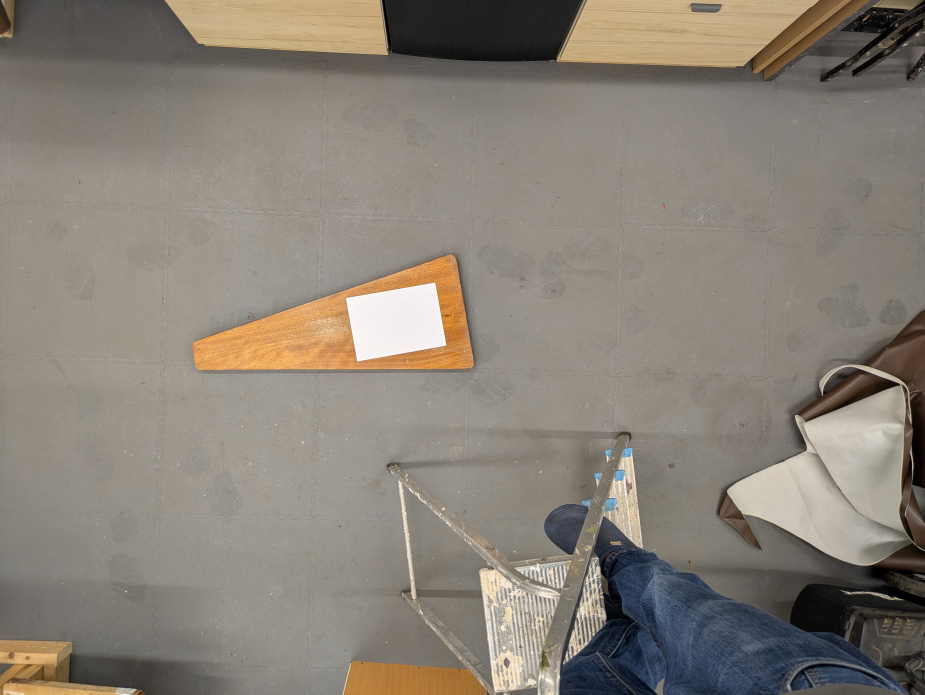
#> input picture photos/PXL_20261020_180309936.jpg, 4624 x 3472 px (shown at 1/5 size)
$ python measure_tread.py ../photos/PXL_20261020_180309936.jpg ../photos/PXL_20261020_180347632.jpg
#> lines starting #> are read from the running program, lines starting #| are printed output that depends on the picture; after the words box and inside, x2 and y2 are one past the last pixel; in counts of white or black regions, pixels touching at a corner belong together; long printed decimals are rounded
"""Measure a tread outline from a top-down photo with an A4 sheet lying on it.

Usage: python tools/measure_tread.py photo.jpg out-overlay.png
Prints the A4 sheet size in pixels, the four fitted corners in mm (in the
sheet's frame), side lengths, corner angles and rough corner radii. Used on
20 Oct 2026 to write data/blank.json (CLAUDE.md section 9). Needs
opencv-python-headless and numpy (not in requirements.txt; install on demand).
"""
import sys
import cv2
import numpy as np

path, out = sys.argv[1], sys.argv[2]
img = cv2.imread(path)
#> img is the input picture: shape (3472, 4624, 3); mean B, G, R 118.8, 129.1, 136.7
hsv = cv2.cvtColor(img, cv2.COLOR_BGR2HSV)
#> hsv: shape (3472, 4624, 3); mean H, S, V 23.2, 38.3, 138.1
h, s, v = cv2.split(hsv)
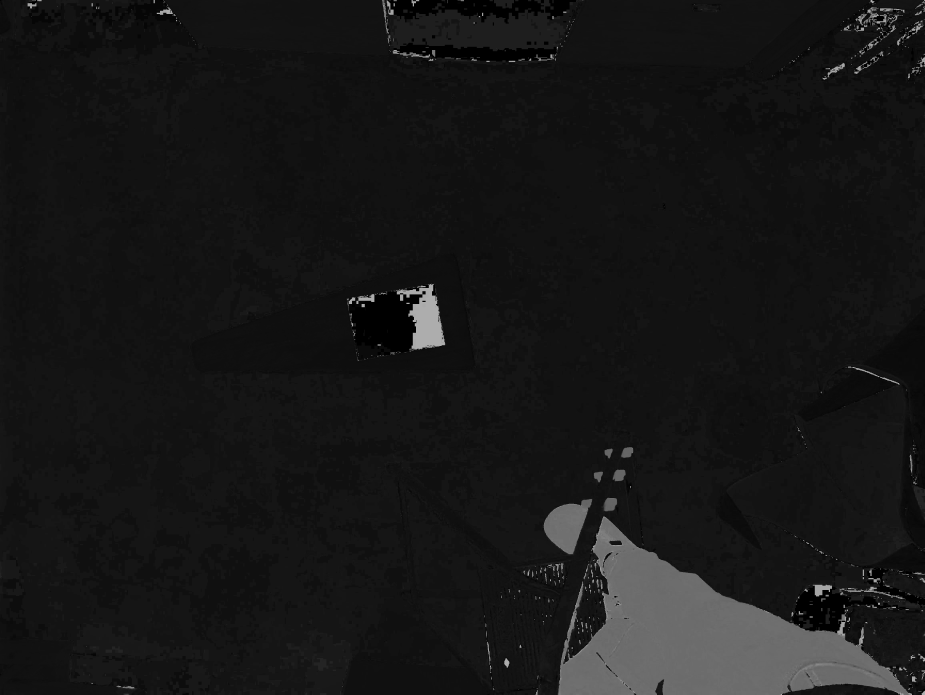
#> h: shape (3472, 4624) (shown at 1/5 size); min 0, max 179, mean 23.2
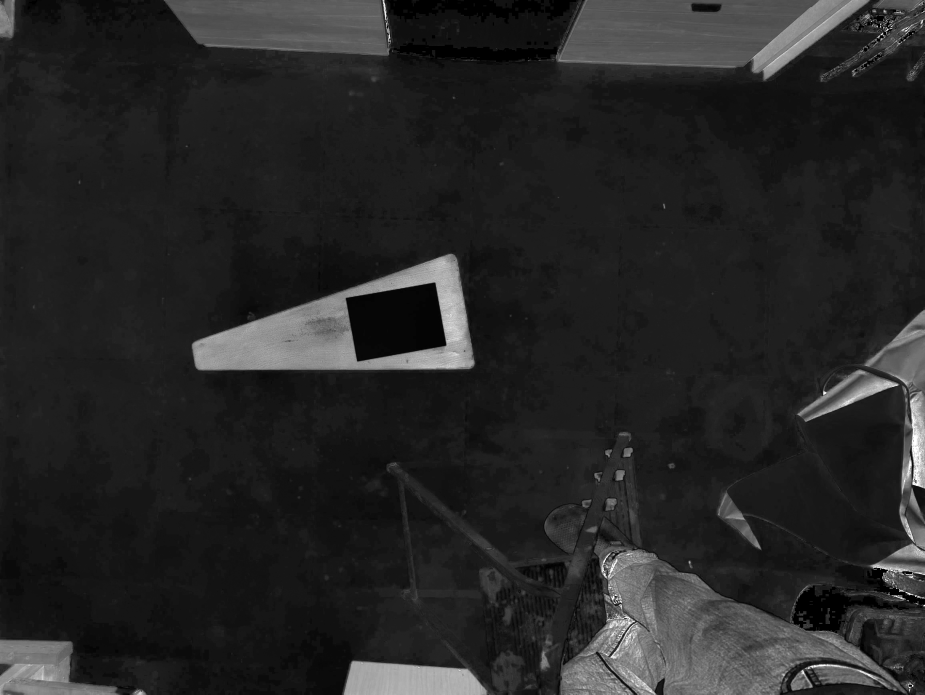
#> s: shape (3472, 4624) (shown at 1/5 size); min 0, max 255, mean 38.3
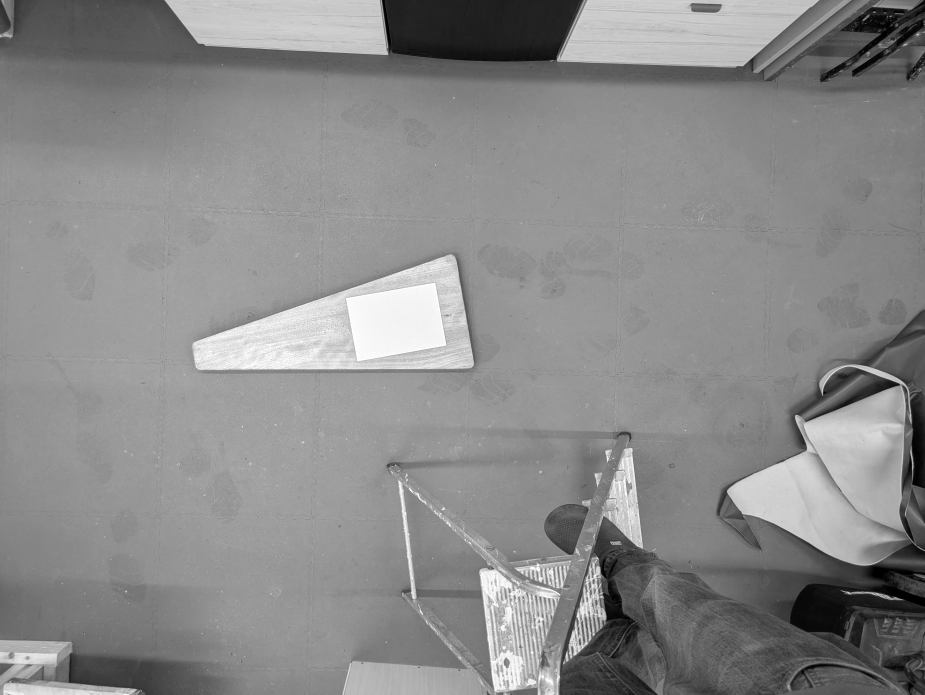
#> v: shape (3472, 4624) (shown at 1/5 size); min 0, max 255, mean 138.1

# Paper: bright, unsaturated. Wood: orange, saturated.
paper = ((v > 170) & (s < 40)).astype(np.uint8) * 255
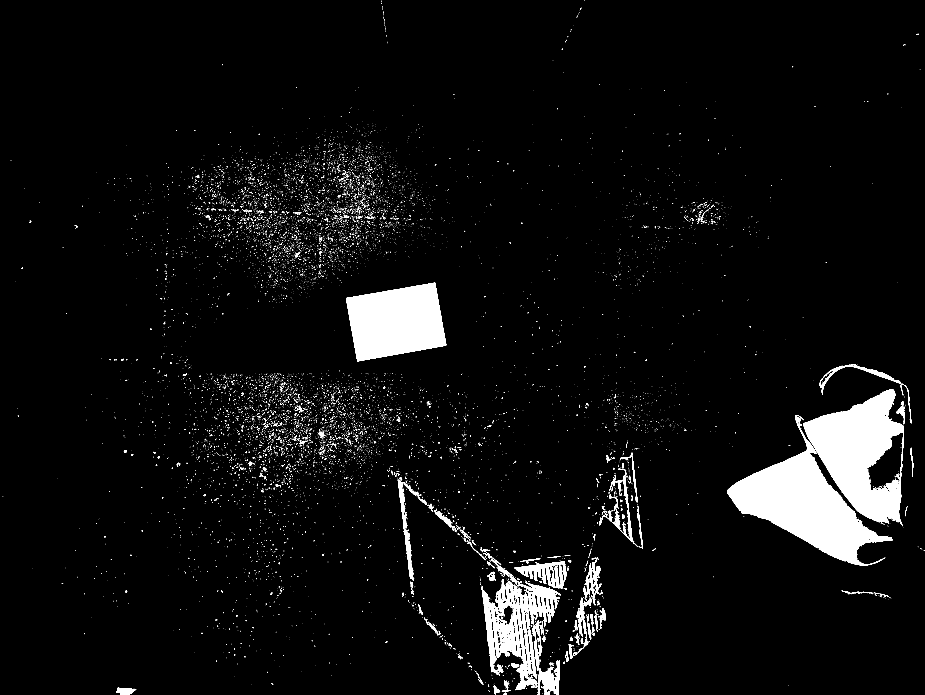
#> paper: shape (3472, 4624) (shown at 1/5 size); 4.6% white; 14209 white regions (13822 under 20 px), largest, box (x1, y1, x2, y2) and area: (3635, 2075, 4464, 2827) 203534, (4017, 1946, 4519, 2627) 175306, (1730, 1414, 2231, 1807) 144954
wood = ((h > 5) & (h < 25) & (s > 90) & (v > 70)).astype(np.uint8) * 255
#> wood: shape (3472, 4624); 5.5% white; 1527 white regions (1332 under 20 px), largest, box (x1, y1, x2, y2) and area: (960, 1270, 2373, 1852) 356464, (0, 3200, 591, 3472) 99689, (1719, 3304, 2437, 3472) 96203
k = np.ones((7, 7), np.uint8)


def largest(mask):
    mask = cv2.morphologyEx(mask, cv2.MORPH_OPEN, k)
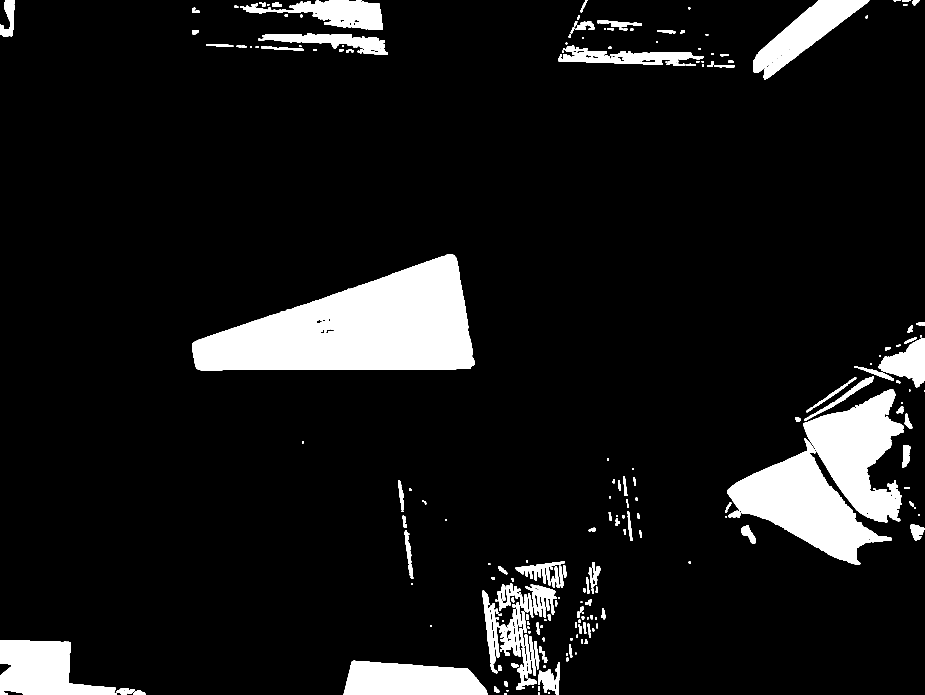
#> mask: shape (3472, 4624) (shown at 1/5 size); 9.1% white; 301 white regions, largest, box (x1, y1, x2, y2) and area: (960, 1270, 2372, 1852) 499215, (3636, 2191, 4459, 2825) 200790, (4017, 1947, 4518, 2612) 170633
    mask = cv2.morphologyEx(mask, cv2.MORPH_CLOSE, k)
#> mask: shape (3472, 4624); 9.2% white; 180 white regions
    cs, _ = cv2.findContours(mask, cv2.RETR_EXTERNAL, cv2.CHAIN_APPROX_NONE)
#> cs = 180 contours, 1 with area under 20; largest, box (x1, y1, x2, y2) and area: (960, 1270, 2372, 1852) 501295, (3628, 1947, 4518, 2825) 372447, (0, 3200, 726, 3472) 101126, (1719, 3304, 2436, 3472) 95390, (3766, 0, 4346, 397) 79480
    return max(cs, key=cv2.contourArea)


tread = largest(cv2.bitwise_or(paper, wood))
#> tread = contour of 3462 points, box (x1, y1, x2, y2) (960, 1270, 2372, 1852), area 501295
# Paper must lie inside the tread: mask it.
tm = np.zeros_like(paper)
cv2.drawContours(tm, [tread], -1, 255, -1)
#> tm: shape (3472, 4624); 3.1% white; 1 white region, box (x1, y1, x2, y2) and area: (960, 1270, 2372, 1852) 503027
pc = largest(cv2.bitwise_and(paper, tm))
#> in largest (call 2), `mask = cv2.morphologyEx(mask, cv2.MORPH_OPEN, k)`:
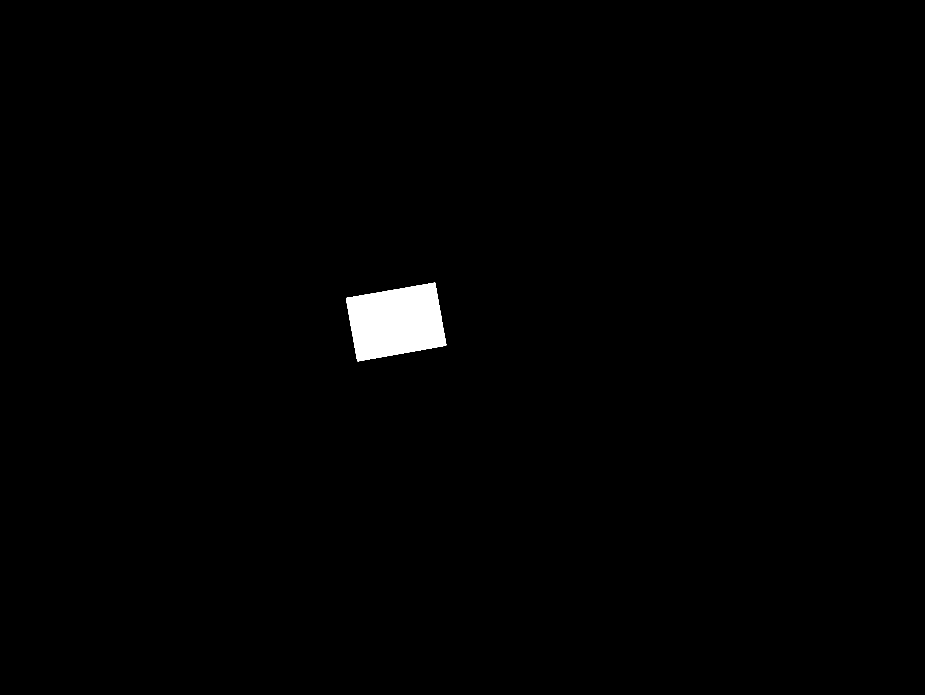
#> mask: shape (3472, 4624) (shown at 1/5 size); 0.9% white; 1 white region
#> in largest (call 2), `cs, _ = cv2.findContours(mask, cv2.RETR_EXTERNAL, cv2.CHAIN_APPROX_NONE)`: cs = 1 contour; box (x1, y1, x2, y2) and area: (1731, 1414, 2231, 1806) 144187
#> pc = contour of 1514 points, box (x1, y1, x2, y2) (1731, 1414, 2231, 1806), area 144187
peri = cv2.arcLength(pc, True)
#> peri = 1624.2
quad = cv2.approxPolyDP(pc, 0.02 * peri, True).reshape(-1, 2).astype(np.float32)
#> quad = [[2175, 1414], [1731, 1490], [1787, 1805], [2230, 1726]]
assert len(quad) == 4, quad
quad = cv2.cornerSubPix(cv2.cvtColor(img, cv2.COLOR_BGR2GRAY), quad.reshape(-1, 1, 2), (7, 7), (-1, -1),
                        (cv2.TERM_CRITERIA_EPS + cv2.TERM_CRITERIA_MAX_ITER, 50, 0.01)).reshape(-1, 2)
#> quad = [[2175.5, 1411.9], [1728.8, 1489.6], [1785.8, 1806.9], [2231.8, 1727]]
# Order: start at corner, make the first side the long one (297).
d = [np.linalg.norm(quad[i] - quad[(i + 1) % 4]) for i in range(4)]
#> d = [453.5, 322.4, 453, 320.1]
if d[0] < d[1]:
    quad = np.roll(quad, -1, axis=0)
dst = np.array([[0, 0], [297, 0], [297, 210], [0, 210]], np.float32)
H = cv2.getPerspectiveTransform(quad.astype(np.float32), dst)
#> H = [[-0.628, 0.112, 1207.3], [0.109, 0.624, -1117.4], [-1.53e-05, -1.5e-07, 1]]
print("paper px sides", [round(float(x), 1) for x in d])
#| paper px sides [453.5, 322.4, 453.0, 320.1]

pts = cv2.perspectiveTransform(tread.reshape(-1, 1, 2).astype(np.float32), H).reshape(-1, 2)
#> pts = 3462 pairs, first value -84.77 to 812.1, second value -83.58 to 298.6
hull = cv2.convexHull(pts).reshape(-1, 2)
#> hull = 57 pairs, first value -84.77 to 812.1, second value -83.58 to 298.6
# Fit quadrilateral then refine each side with a line fit away from corners.
peri = cv2.arcLength(hull, True)
#> peri = 2256.7
for eps in np.linspace(0.005, 0.05, 50):
    q = cv2.approxPolyDP(hull, eps * peri, True).reshape(-1, 2)
    if len(q) == 4:
        break
print("approx quad mm", q.round(1).tolist())
#| approx quad mm [[-82.700, -67.0], [787.100, 51.5], [810.5, 138.900], [-63.600, 298.200]]
lines = []
for i in range(4):
    a, b = q[i], q[(i + 1) % 4]
    ab = b - a
    L = np.linalg.norm(ab)
    u = ab / L
    n = np.array([-u[1], u[0]])
    rel = pts - a
    t = rel @ u
    dist = np.abs(rel @ n)
    sel = pts[(t > 0.15 * L) & (t < 0.85 * L) & (dist < 12)]
    vx, vy, x0, y0 = cv2.fitLine(sel, cv2.DIST_HUBER, 0, 0.01, 0.01).ravel()
    lines.append((np.array([x0, y0]), np.array([vx, vy])))
#> this loop made 4 passes
#> (a, b, ab, L, u, n, vx, vy) on passes 1 to 4: ([-82.75, -66.96], [787.1, 51.48], [869.8, 118.4], 877.9, [0.991, 0.135], [-0.135, 0.991], 0.988, 0.152), ([787.1, 51.48], [810.5, 138.9], [23.44, 87.4], 90.48, [0.259, 0.966], [-0.966, 0.259], 0.0199, 1), ([810.5, 138.9], [-63.63, 298.2], [-874.2, 159.3], 888.6, [-0.984, 0.179], [-0.179, -0.984], 0.985, -0.175), ([-63.63, 298.2], [-82.75, -66.96], [-19.11, -365.1], 365.6, [-0.0523, -0.999], [0.999, -0.0523], 0.0128, 1)
#> after the loop, lines = [([403, -7.17], [0.988, 0.152]), ([811.6, 110.6], [0.0199, 1]), ([375.6, 222.7], [0.985, -0.175]), ([-82.38, 87.36], [0.0128, 1])]
corners = []
for i in range(4):
    (p, e), (r, f) = lines[i - 1], lines[i]
    A = np.array([e, -f]).T
    t = np.linalg.solve(A, r - p)
    corners.append(p + e * t[0])
#> this loop made 4 passes
#> (p, e, r, f, A, t) on passes 1 to 4: ([-82.38, 87.36], [0.0128, 1], [403, -7.17], [0.988, 0.152], [[0.0128, -0.988], [1, -0.152]], [-169.6, -493.3]), ([403, -7.17], [0.988, 0.152], [811.6, 110.6], [0.0199, 1], [[0.988, -0.0199], [0.152, -1]], [412.3, -55.05]), ([811.6, 110.6], [0.0199, 1], [375.6, 222.7], [0.985, -0.175], [[0.0199, -0.985], [1, 0.175]], [34.47, 443.5]), ([375.6, 222.7], [0.985, -0.175], [-82.38, 87.36], [0.0128, 1], [[0.985, -0.0128], [-0.175, -1]], [-462.4, 216.4])
#> after the loop, corners = [[-84.55, -82.19], [810.5, 55.52], [812.3, 145], [-79.62, 303.7]]
corners = np.array(corners)
sides = [float(np.linalg.norm(corners[i] - corners[(i + 1) % 4])) for i in range(4)]
#> sides = [905.6, 89.52, 905.9, 385.9]
print("corners mm", corners.round(1).tolist())
#| corners mm [[-84.600, -82.200], [810.5, 55.5], [812.300, 145.0], [-79.600, 303.700]]
print("sides mm", [round(x, 1) for x in sides])
#| sides mm [905.6, 89.5, 905.9, 385.9]
for i in range(4):
    a, b, c = corners[i - 1], corners[i], corners[(i + 1) % 4]
    v1, v2 = a - b, c - b
    ang = np.degrees(np.arccos(v1 @ v2 / np.linalg.norm(v1) / np.linalg.norm(v2)))
    # corner rounding: gap between sharp corner and nearest contour point
    gap = np.min(np.linalg.norm(pts - b, axis=1))
    r = gap / (1 / np.sin(np.radians(ang) / 2) - 1)
    print(f"corner {i}: angle {ang:.1f} deg, rounding radius ~{r:.0f} mm")
#> this loop made 4 passes
#> (a, b, c, v1, v2, ang, gap, r) on passes 1 to 4: ([-79.62, 303.7], [-84.55, -82.19], [810.5, 55.52], [4.94, 385.9], [895, 137.7], 80.52, 8.4, 15.34), ([-84.55, -82.19], [810.5, 55.52], [812.3, 145], [-895, -137.7], [1.78, 89.5], 99.88, 5.26, 17.16), ([810.5, 55.52], [812.3, 145], [-79.62, 303.7], [-1.78, -89.5], [-891.9, 158.7], 98.95, 5.1, 16.16), ([812.3, 145], [-79.62, 303.7], [-84.55, -82.19], [891.9, -158.7], [-4.94, -385.9], 80.64, 12.17, 22.31)
#| corner 0: angle 80.5 deg, rounding radius ~15 mm
#| corner 1: angle 99.9 deg, rounding radius ~17 mm
#| corner 2: angle 99.0 deg, rounding radius ~16 mm
#| corner 3: angle 80.6 deg, rounding radius ~22 mm

vis = img.copy()
cv2.drawContours(vis, [tread], -1, (0, 0, 255), 4)
cv2.polylines(vis, [quad.astype(np.int32)], True, (255, 0, 0), 4)
x, y, w, hh = cv2.boundingRect(tread)
#> x = 960; y = 1270; w = 1412; hh = 582
cv2.imwrite(out, vis[max(0, y - 60):y + hh + 60, max(0, x - 60):x + w + 60])
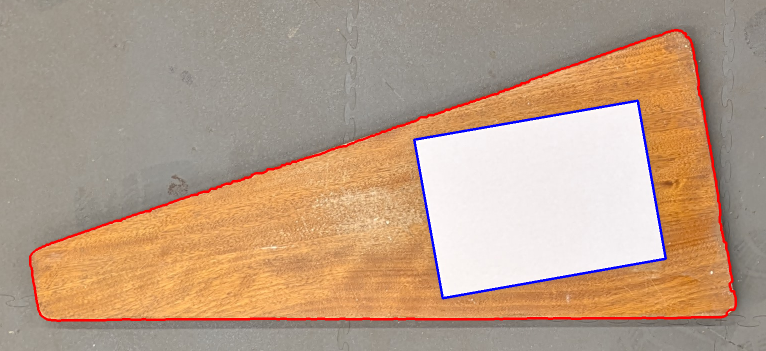
#> saved as PXL_20261020_180347632.jpg: shape (702, 1532, 3) (shown at 1/2 size); mean B, G, R 134.6, 157.6, 185.8
